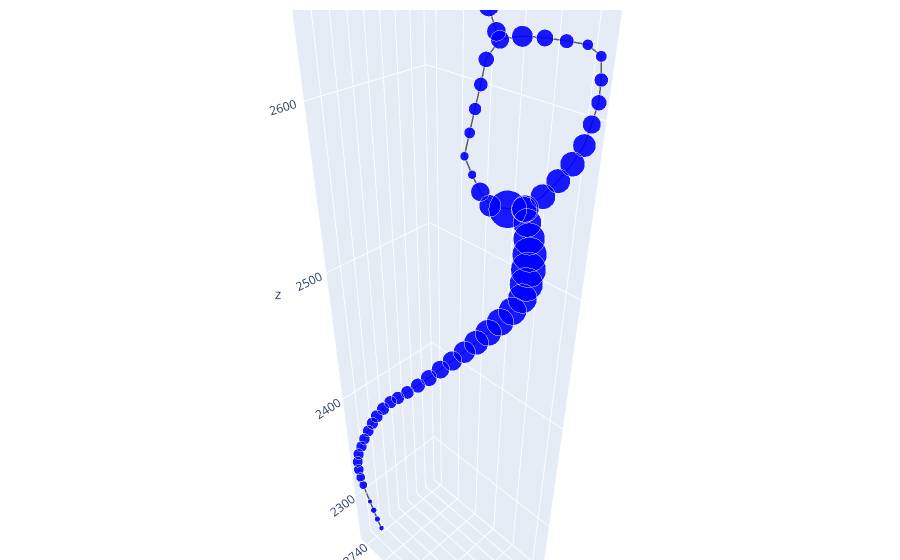

Notebook code for this chart:
### Code cell
skel.plot(node_scale=0.5, backend="plotly");
